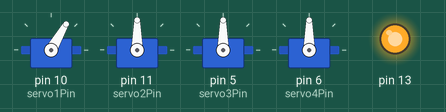
Simulated run of this sketch. Board: Arduino Uno, built with avr-gcc and run on an emulated ATmega328P. Shown: 4 × servo, output pins drawn as LEDs (lit = HIGH).

Above: at 0.05 s.
At 0.15 s:
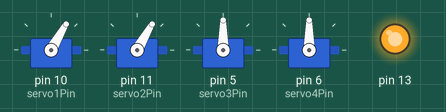
At 0.35 s:
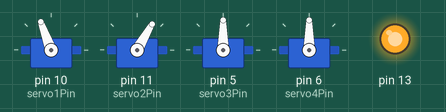
At 0.7 s:
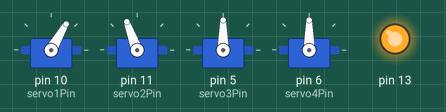
At 1.05 s:
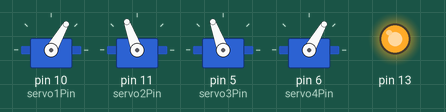
At 1.45 s:
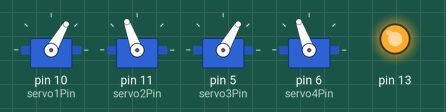
Timing chart, 0 to 3.3 s (numbered marks = the images above):
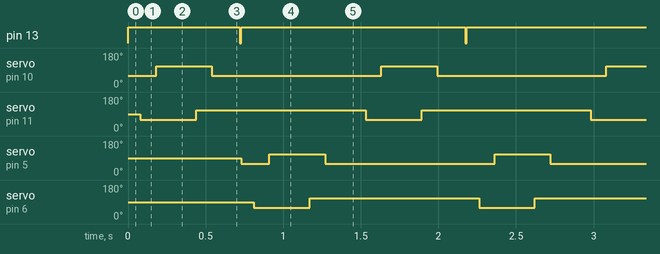

Measured:
- by itself, pin 13: repeats every 1.5 s: LOW 0.01 s, HIGH 1.4 s
- by itself, servo on pin 10 (servo1Pin): alternates 110° for 0.36 s and 60° for 1.1 s
- by itself, servo on pin 11 (servo2Pin), servo on pin 6 (servo4Pin): alternates 110° for 1.1 s and 60° for 0.36 s
- by itself, servo on pin 5 (servo3Pin): repeats every 1.5 s: 110° 0.36 s, 60° 1.1 s

The sketch:

servo_auto.ino
```cpp
#include <Servo.h>

Servo servo1;  // Define servo1 object
Servo servo2;  // Define servo2 object

Servo servo3;  // Define servo1 object
Servo servo4;  // Define servo2 object

int servo1Pin = 10;  // PWM pin for servo1   Black
int servo2Pin = 11; // PWM pin for servo2    Blue

int servo3Pin = 5;  // PWM pin for servo3    Black
int servo4Pin = 6; // PWM pin for servo4     Blue

int t1 = 80;
int t2 = 100;

void setup() {
  servo1.attach(servo1Pin); // Attach servo1 to its pin
  servo2.attach(servo2Pin); // Attach servo2 to its pin
  servo3.attach(servo3Pin); // Attach servo1 to its pin
  servo4.attach(servo4Pin); // Attach servo2 to its pin
  pinMode(13,OUTPUT);
}

void loop() {
  // scale it for use with the servo (value between 0 and 180)
  digitalWrite(13,HIGH);
  servo1.write(60);
  delay(t1);
  servo2.write(60);
  delay(t2);
  servo1.write(110);
  delay(t1);
  servo2.write(60);
  delay(t2);
  servo1.write(110);
  delay(t1);
  servo2.write(110);
  delay(t2);
  servo1.write(60);
  delay(t1);
  servo2.write(110);
  delay(t2);
  digitalWrite(13,LOW);

  delay(10);

  digitalWrite(13,HIGH);
  servo3.write(60);
  delay(t1);
  servo4.write(60);
  delay(t2);
  servo3.write(110);
  delay(t1);
  servo4.write(60);
  delay(t2);
  servo3.write(110);
  delay(t1);
  servo4.write(110);
  delay(t2);
  servo3.write(60);
  delay(t1);
  servo4.write(110);
  delay(t2);
  digitalWrite(13,LOW);

}
```
